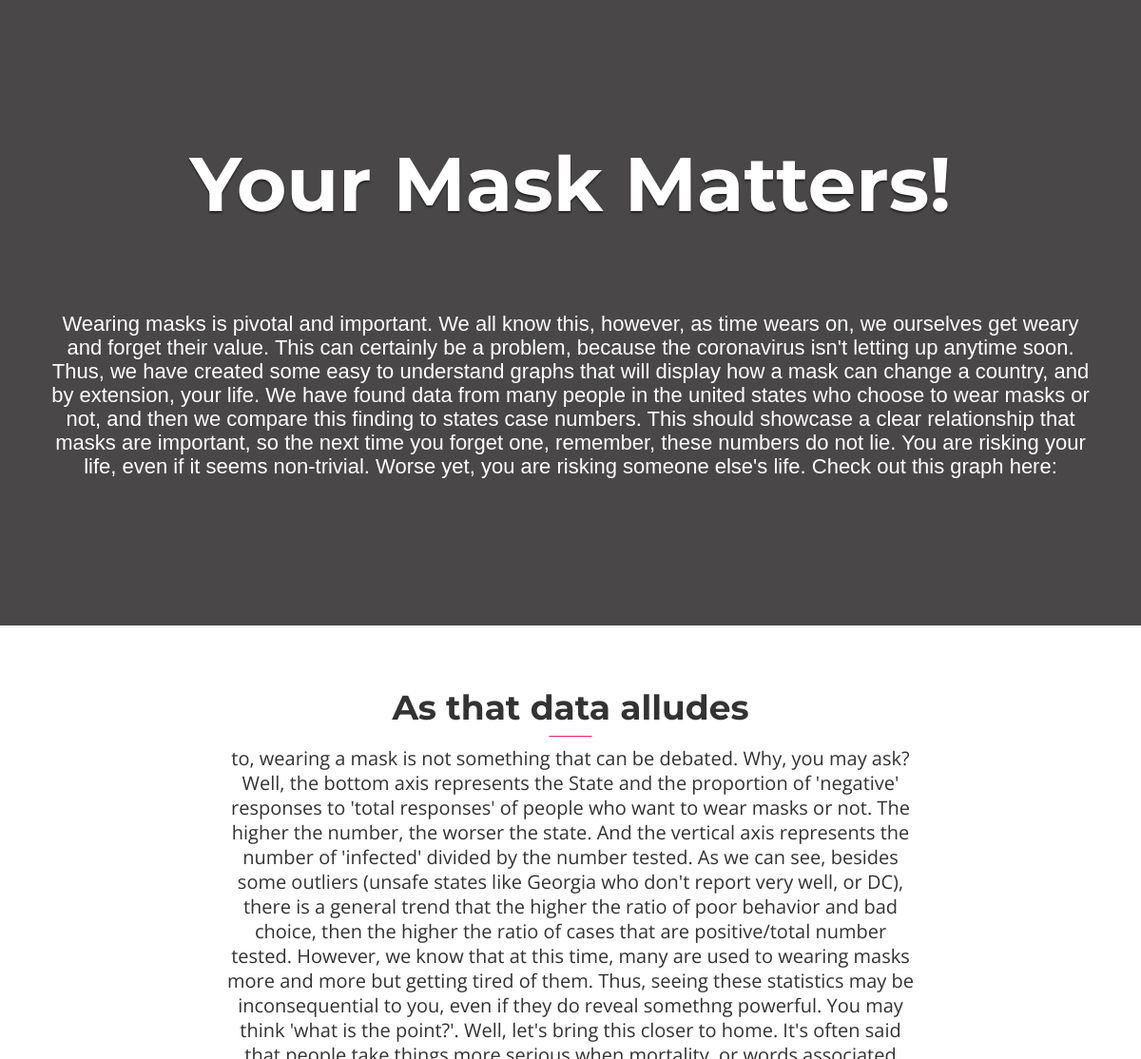
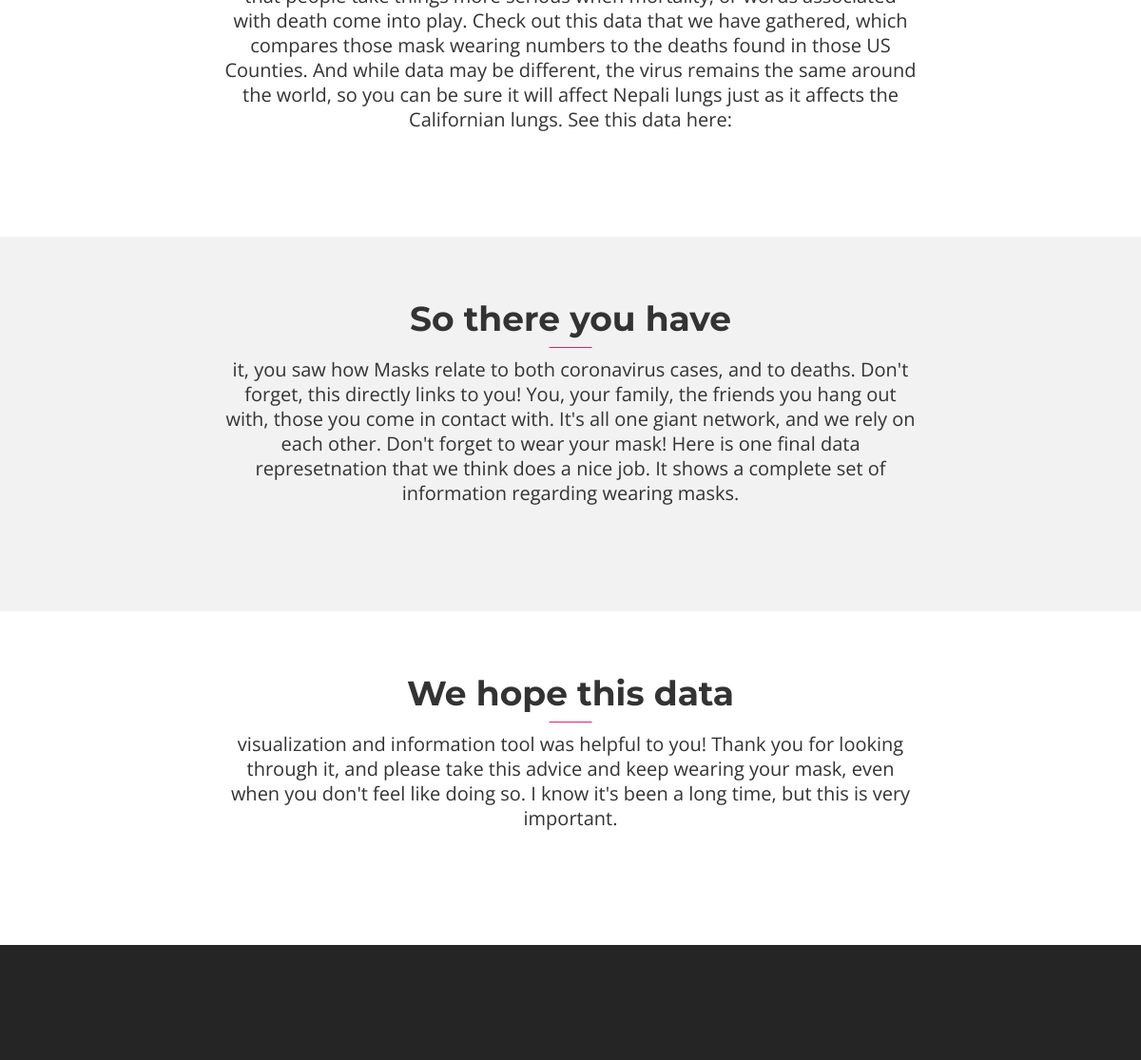
Screenshot of /infographic/ with the database file from the repository (2 pictures, top to bottom).
### data_stories_main/models.py (models this page shows)
class DataStories(models.Model):
    infographicName = models.TextField()
    infographicIntro = models.TextField()
    infographicMiddle = models.TextField()
    infographicEnd = models.TextField()
    infographicExtra = models.TextField(blank=True)

### data_stories_main/views.py (the view)
# urls.py: path('infographic/', views.infographic, {"info_display":"Your Mask Matters!"},name='infographic'), #feel free to modify this OR add new ones
def infographic(request, info_display):
    dataModel, headers, data = Config.retrieve_data(info_display)
    return render(request, 'infographic/index.html', {"datastory":dataModel, "headers":headers})

### data_stories_main/views.py (called while the page is built)
    @staticmethod
    def retrieve_data(info_display):
        if "Mask" in info_display:
            return DataStories.objects.get(infographicName=info_display), DataStories._meta.fields,"../datasets/maskdata"

### data_stories_main/templates/infographic/index.html (shortened to what this page needs)
{% load static %}
<!DOCTYPE html>
<html lang="en">
  <head>
    <link rel="stylesheet" type="text/css" href=" {% static 'assets/css/bootstrap.min.css' %} " >
    <link rel="stylesheet" type="text/css" href=" {% static 'assets/fonts/line-icons.css' %} ">
    <link rel="stylesheet" type="text/css" href=" {% static 'assets/css/slicknav.css' %} ">
    <link rel="stylesheet" type="text/css" href=" {% static 'assets/css/menu_sideslide.css' %} ">
    <link rel="stylesheet" type="text/css" href=" {% static 'assets/css/vegas.min.css' %} ">
    <link rel="stylesheet" type="text/css" href=" {% static 'assets/css/animate.css' %} ">
    <link rel="stylesheet" type="text/css" href=" {% static 'assets/css/main.css' %} ">
    <link rel="stylesheet" type="text/css" href=" {% static 'assets/css/responsive.css' %} ">
  </head>
  <body>
    <section class="intro">
      <div class="container">
        <div class="row text-center">
          <div class="col-md-12 col-sm-12 col-xs-12">
            <div class="heading-count">
              <h2>{{datastory.infographicName}}</h2>
              <br><br><br>
              <p id ="info_intro">{{datastory.infographicIntro}}</p>
            </div>
          </div>
        </div>
      </div>
    </section>
    <section id="services" class="section-padding" >
      <div class="container">
        <div class="row justify-content-center">
          <div class="col-md-8 col-lg-8 col-xs-12 text-center">
            <h3 class="section-title">
              {{datastory.infographicMiddle|slice:":20"}}
            </h3>
            <div class="section-info">
              {{datastory.infographicMiddle|slice:"20:"}}
            </div>
          </div>
        </div>
      </div>
    </section>
    <section id="team" class="section-padding">
      <div class="container">
        <div class="row justify-content-center">
          <div class="col-md-8 col-lg-8 col-xs-12 text-center">
            <h2 class="section-title">
              {{datastory.infographicEnd|slice:":18"}}
            </h2>
            <div class="section-info">
              {{datastory.infographicEnd|slice:"18:"}}
            </div>
          </div>
        </div>
        <div class="row">
          <div class="col-sm-6 col-md-6 col-lg-3">
          </div>
        </div>
      </div>
    </section>
    <section id="contact" class="section-padding">
      <div class="container">
        <div class="row justify-content-center">
          <div class="col-md-8 col-lg-8 col-xs-12 text-center">
            <h2 class="section-title">
              {{datastory.infographicExtra|slice:":18"}}
            </h2>
            <div class="section-info">
              {{datastory.infographicExtra|slice:"18:"}}
            </div>
          </div>
        </div>
      </div>
    </section>
    <section id="google-map-area">
      <div class="container-fluid">
        <div class="row">
          <div class="col-12">
            <div id="conatiner-map"></div>
          </div>
        </div>
      </div>
    </section>
    <footer class="footer-area section-padding">
      <div class="container">
        <div class="row">
          <div class="col-md-12">
          </div>
        </div>
      </div>
    </footer>
  </body>
</html>

### data_stories_main/static/assets/css/main.css (style rules this page uses)
html { overflow-x: hidden; }
body { background: #fff; font-size: 14px; font-weight: 400; font-family: 'Open Sans', sans-serif; -webkit-box-sizing: border-box; -moz-box-sizing: border-box; box-sizing: border-box; -webkit-font-smoothing: subpixel-antialiased; color: #333; line-height: 25px; -webkit-backface-visibility: hidden; backface-visibility: hidden; overflow-x: hidden; }
h1, h2, h3, h4 { font-size: 36px; font-weight: 700; font-family: 'Montserrat', sans-serif; }
p { font-weight: 400; font-family: Arial, Helvetica, sans-serif; margin: 5px; font-size: 22px; }
.section-title { font-size: 36px; color: #333; line-height: 52px; padding-bottom: 15px; font-weight: 700; text-align: center; position: relative; margin: 0; }
.section-title:before { position: absolute; content: ''; height: 1px; width: 45px; left: 50%; bottom: 10px; -webkit-transform: translateX(-50%); transform: translateX(-50%); background-color: #E91E63; }
.section-info { font-size: 20px; text: center; font-weight: 400; line-height: 26px; padding-bottom: 20px; margin-bottom: 30px; }
.section-padding { padding: 60px 0; }
.intro { background-color: rgb(73, 71, 71); background-size: cover; color: #fff; padding: 150px 0; overflow: hidden; position: relative; }
.intro .heading-count h2 { font-size: 80px; margin-bottom: 10px; text-shadow: 0 2px 2px rgba(0, 0, 0, 0.5); }
#team { background: #f2f2f2; }
#conatiner-map { width: 100%; height: 10px; }
#google-map-area { position: relative; }
#google-map-area .container-fluid { padding-left: 0; padding-right: 0; }
.footer-area { background: #252525; }

### rows the page displays
DataStories: infographicName "Your Mask Matters!", infographicIntro "Wearing masks is pivotal and important. We all know this, however, as time wears on, we ourselves get weary and forget their value. This can certainly be a problem, because the coronavirus isn't letting up anytime soon. Thus, we have created some easy to understand graphs that will display how a mask can change a country, and by extension, your life. We have found data from many people in the united states who choose to wear masks or not, and then we compare this finding to states case numbers. This should showcase a clear relationship that masks are important, so the next time you forget one, remember, these numbers do not lie. You are risking your life, even if it seems non-trivial. Worse…", infographicMiddle "As that data alludes", infographicMiddle "to, wearing a mask is not something that can be debated. Why, you may ask? Well, the bottom axis represents the State and the proportion of 'negative' responses to 'total responses' of people who want to wear masks or not. The higher the number, the worser the state. And the vertical axis represents the number of 'infected' divided by the number tested. As we can see, besides some outliers (unsafe states like Georgia who don't report very well, or DC), there is a general trend that the higher the ratio of poor behavior and bad choice, then the higher the ratio of cases that are positive/total number tested. However, we know that at this time, many are used to wearing masks more and more but…", infographicEnd "So there you have", infographicEnd "it, you saw how Masks relate to both coronavirus cases, and to deaths. Don't forget, this directly links to you! You, your family, the friends you hang out with, those you come in contact with. It's all one giant network, and we rely on each other. Don't forget to wear your mask! Here is one final data represetnation that we think does a nice job. It shows a complete set of information regarding wearing masks.", infographicExtra "We hope this data", infographicExtra "visualization and information tool was helpful to you! Thank you for looking through it, and please take this advice and keep wearing your mask, even when you don't feel like doing so. I know it's been a long time, but this is very important."
